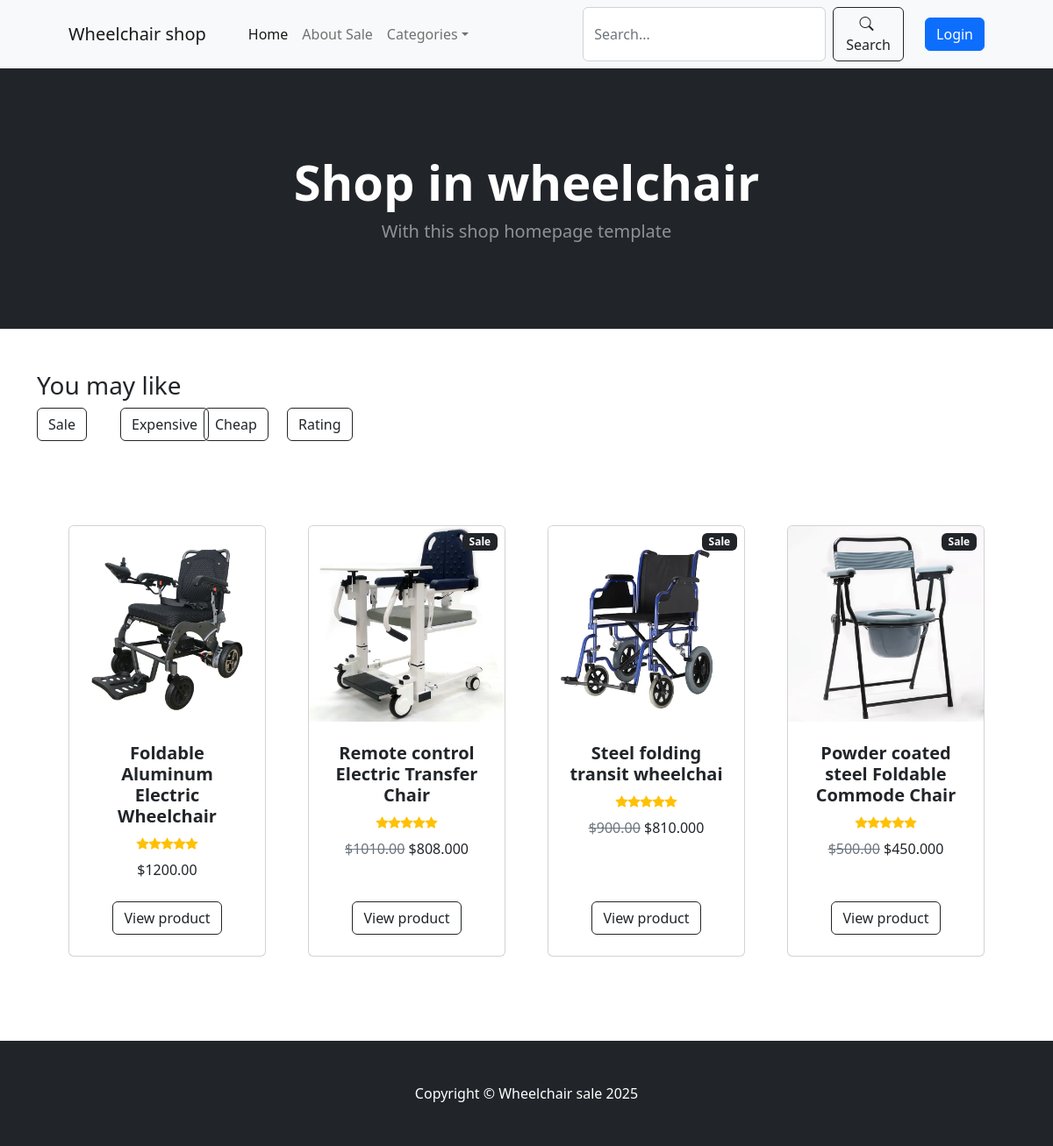
The app's page /, older data.
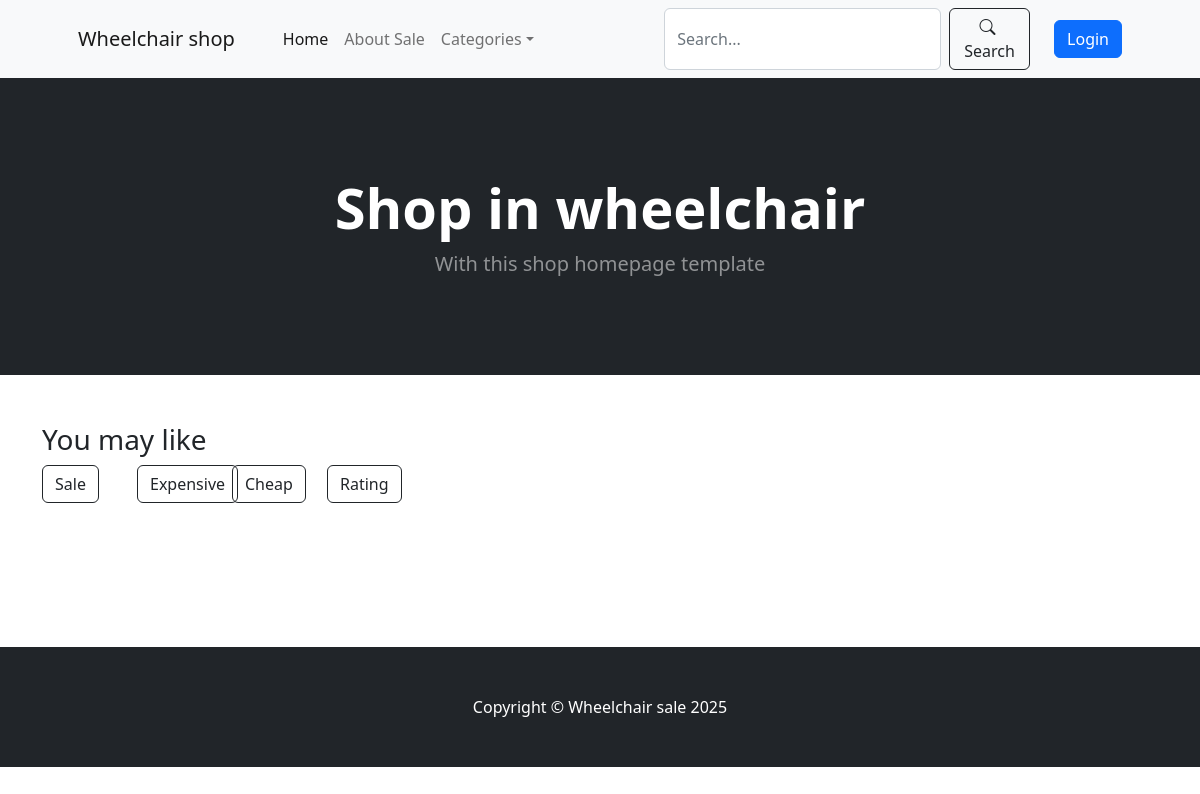
The same page, newer data.
### app/models.py (models this page shows, shortened)
class Datebase(models.Model):
    created_ad = models.DateTimeField(auto_now_add=True,null=True,blank=True)
    update_ad = models.DateTimeField(auto_now =True,null=True,blank=True)
    class Meta:
        abstract = True

class Product(Datebase):
    name = models.CharField(max_length=255,null = True,  blank= True)
    price = models.DecimalField(max_digits=14,decimal_places=2)
    description = models.TextField(null=True,blank=True)
    image = models.ImageField(upload_to='products/',null=True,blank=True)
    stock = models.PositiveSmallIntegerField(default=1)
    discount = models.PositiveSmallIntegerField(default=0)
    category = models.ForeignKey(Category,on_delete=models.SET_NULL,related_name='products',null=True,blank=True)
    @property
    def discount_price(self):
        if self.discount:
            return self.price * Decimal(f"{1 - self.discount / 100}")
        return self.price

### app/views.py (the view)
# urls.py: path('', home, name = 'home' ),
def home(request,category_id = None):
    categories = Category.objects.all()
    if category_id:
        products = Product.objects.filter(category = category_id)
    else:
        products = Product.objects.all()
    filter_by
    context = {
        'categories':categories,
        'products':products
    }
    return render(request,'app/home.html',context)

### app/templates/app/home.html (shortened to what this page needs)
{% extends 'app/base/base.html' %}
{% load static %}
{% block home_content %}
<header class="bg-dark py-5">
    <div class="container px-4 px-lg-5 my-5">
        <div class="text-center text-white">
            <h1 class="display-4 fw-bolder">Shop in wheelchair</h1>
            <p class="lead fw-normal text-white-50 mb-0">With this shop homepage template</p>
        </div>
    </div>
</header>
<div class="container mt-5">
    <div class="text-left">
        <h3>You may like</h3>
    </div>
    <div class="row">
        <div class="col-1">
            <a class="btn btn-outline-dark mt-auto" href="{% url 'app:filter' 'sale' %}"> Sale </a>
        </div>
        <div class="col-1">
            <a class="btn btn-outline-dark mt-auto" href="{% url 'app:filter' 'expensive' %}"> Expensive </a>
        </div>
        <div class="col-1">
            <a class="btn btn-outline-dark mt-auto" href="{% url 'app:filter' 'cheap' %}"> Cheap </a>
        </div>
        <div class="col-1">
            <a class="btn btn-outline-dark mt-auto" href="#"> Rating </a>
        </div>
    </div>
</div>
<section class="py-5">
    <div class="container px-4 px-lg-5 mt-5">
        <div class="row gx-4 gx-lg-5 row-cols-2 row-cols-md-3 row-cols-xl-4 justify-content-center">
            {% for product in products %}
            <div class="col mb-5">
                <div class="card h-100">
                    {% if product.discount > 0 %}
                        <div class="badge bg-dark text-white position-absolute" style="top: 0.5rem; right: 0.5rem">Sale</div>
                    {% endif %}
                    <img class="card-img-top" src="{{ product.image.url }}" alt="{{ product.name }}" />
                    <div class="card-body p-4">
                        <div class="text-center">
                            <h5 class="fw-bolder">{{ product.name }}</h5>
                            <div class="d-flex justify-content-center small text-warning mb-2">
                                <div class="bi-star-fill"></div>
                                <div class="bi-star-fill"></div>
                                <div class="bi-star-fill"></div>
                                <div class="bi-star-fill"></div>
                                <div class="bi-star-fill"></div>
                            </div>
                            {% if product.discount > 0 %}
                                <span class="text-muted text-decoration-line-through">${{ product.price }}</span>
                                ${{ product.discount_price }}
                            {% else %}
                                ${{ product.price }}
                            {% endif %}
                        </div>
                    </div>
                    <div class="card-footer p-4 pt-0 border-top-0 bg-transparent">
                        <div class="text-center">
                            <a class="btn btn-outline-dark mt-auto" href="{% url 'app:detail' product.id %}">View product</a>
                        </div>
                    </div>
                </div>
            </div>
            {% endfor %}
        </div>
    </div>
</section>
{% endblock %}

### app/templates/app/base/base.html (shortened to what this page needs)
{% load static %}
<!DOCTYPE html>
<html lang="en">
    <head>
        <link href="https://cdn.jsdelivr.net/npm/bootstrap-icons@1.5.0/font/bootstrap-icons.css" rel="stylesheet" />
        <link href="{% static 'app/css/styles.css' %}" rel="stylesheet" />
    </head>
    <body>
        <nav class="navbar navbar-expand-lg navbar-light bg-light">
            <div class="container px-4 px-lg-5">
                <a class="navbar-brand" href="{% url 'app:home' %}">Wheelchair shop</a>
                <div class="collapse navbar-collapse" id="navbarSupportedContent">
                    <ul class="navbar-nav me-auto mb-2 mb-lg-0 ms-lg-4">
                        <li class="nav-item"><a class="nav-link active" aria-current="page" href="{% url 'app:home' %}">Home</a></li>
                        <li class="nav-item"><a class="nav-link" href="#!">About Sale</a></li>
                        <li class="nav-item dropdown">
                            <a class="nav-link dropdown-toggle" id="navbarDropdown" href="category" role="button" data-bs-toggle="dropdown" aria-expanded="false">Categories</a>
                        </li>
                    </ul>
                    <form method="GET" action="{% url 'app:search'%}" class="d-flex">
                        <input
                            class="form-control me-2"
                            type="text"
                            name="q"
                            placeholder="Search..."
                            value="{{ q|default:'' }}"
                        >
                        <button class="btn btn-outline-dark" type="submit">
                            <i class="bi-search me-1"></i>
                            Search
                        </button>
                    </form>
                    {% if user.is_authenticated %}
                        <div>
                            <form method="post" action="{% url 'user:logout_page' %}">
                                {%csrf_token%}
                                <button type="submit" class="btn btn-primary ms-4 ">Logout</button>
                            </form>
                        </div>
                    {%else%}
                        <div>
                            <a href="{% url 'user:login_page' %}">
                                <button type="button" class="btn btn-primary ms-4 ">Login</button>
                            </a>
                        </div>
                    {%endif%}
                </div>
            </div>
        </nav>
        {% block home_content %}
        {% endblock %}
        <footer class="py-5 bg-dark">
            <div class="container"><p class="m-0 text-center text-white">Copyright &copy; Wheelchair sale 2025 </p></div>
        </footer>
    </body>
</html>

Row changes from the older to the newer data that the page shows:
removed Product: image (picture), name "Foldable Aluminum Electric Wheelchair", price "1200.00"
removed Product: shows "Sale", image (picture), name "Remote control Electric Transfer Chair", price "1010.00", discount_price "808.000"
removed Product: shows "Sale", image (picture), name "Steel folding transit wheelchai", price "900.00", discount_price "810.000"
removed Product: shows "Sale", image (picture), name "Powder coated steel Foldable Commode Chair", price "500.00", discount_price "450.000"
